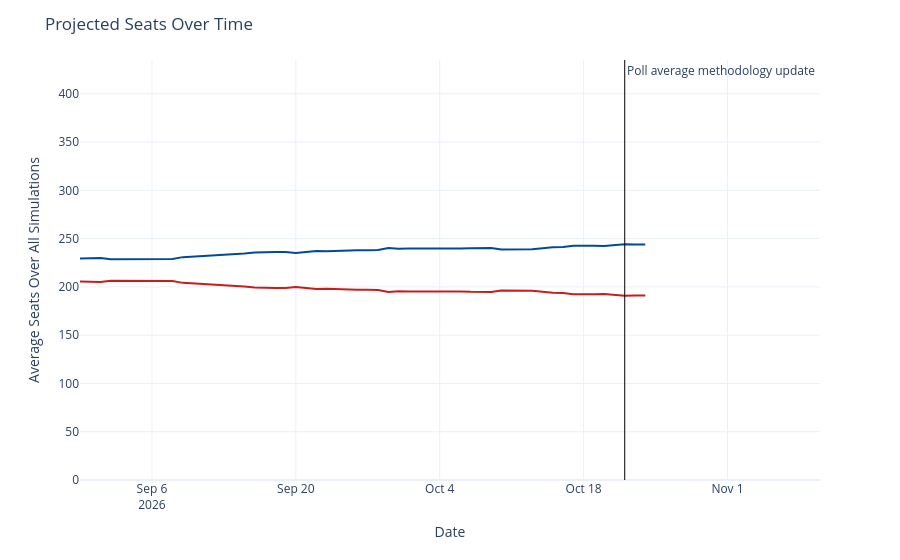

Notebook cell for this chart:
### Code cell
seats_over_time = output_ts[(output_ts['geo'] == 'US House') &
                             (output_ts['type'] == 'seats')]
seats_over_time['rep_seats'] = seats_over_time['y'].map(lambda x: 435 - x)
seats_over_time = seats_over_time.rename({'y': 'Democrats', 'rep_seats': 'Republicans'}, axis=1)
seats_time_ser = px.line(seats_over_time, x='date', y=['Democrats', 'Republicans'], template='plotly_white',
                        color_discrete_map={'Democrats': '#004b97', 'Republicans': '#c71e1d'},)
seats_time_ser.update_traces(hovertemplate="%{y:.1f}")
seats_time_ser.update_layout(
    xaxis=dict(range=[pd.to_datetime('2026-08-30'), pd.to_datetime('2026-11-10')]),
    yaxis=dict(range=[0, 435]),
    xaxis_title='Date',
    yaxis_title='Average Seats Over All Simulations',
    title=dict(text="Projected Seats Over Time"),
    hovermode="x",
    showlegend=False
)
seats_time_ser.add_vline(x=pd.to_datetime('2026-10-22').timestamp() * 1000, line_width=1, line_color='black',
                          annotation_text='Poll average methodology update', annotation_position='top right')
seats_time_ser

### Figure 1 — Plotly figure (JSON) as saved in the notebook; plotly's stock layout.template omitted (floating-point values rounded to 4 significant figures)
{"data": [{"hovertemplate": "%{y:.1f}", "legendgroup": "Democrats", "line": {"color": "#004b97", "dash": "solid"}, "marker": {"symbol": "circle"}, "mode": "lines", "name": "Democrats", "orientation": "v", "showlegend": true, "type": "scatter", "x": ["2026-08-30", "2026-08-31", "2026-09-01", "2026-09-02", "2026-09-03", "2026-09-04", "2026-09-05", "2026-09-06", "2026-09-07", "2026-09-08", "2026-09-09", "2026-09-14", "2026-09-15", "2026-09-16", "2026-09-17", "2026-09-18", "2026-09-19", "2026-09-20", "2026-09-21", "2026-09-22", "2026-09-23", "2026-09-24", "2026-09-25", "2026-09-26", "2026-09-27", "2026-09-28", "2026-09-29", "2026-09-30", "2026-10-01", "2026-10-02", "2026-10-03", "2026-10-04", "2026-10-05", "2026-10-06", "2026-10-07", "2026-10-08", "2026-10-09", "2026-10-10", "2026-10-11", "2026-10-12", "2026-10-13", "2026-10-15", "2026-10-16", "2026-10-17", "2026-10-18", "2026-10-19", "2026-10-20", "2026-10-21", "2026-10-22", "2026-10-23", "2026-10-24"], "xaxis": "x", "y": [229.4, 230.0, 230.0, 228.5, 228.5, 228.7, 228.7, 228.9, 228.8, 228.9, 230.8, 233.6, 234.7, 235.7, 236.2, 236.1, 236.0, 235.0, 236.2, 237.2, 236.9, 237.4, 237.9, 237.9, 237.9, 238.2, 240.4, 239.5, 239.7, 239.6, 239.5, 239.7, 239.8, 239.7, 240.1, 240.1, 240.2, 238.8, 238.7, 238.7, 238.9, 240.9, 241.3, 242.6, 242.9, 242.5, 242.4, 243.5, 244.2, 243.8, 244.0], "yaxis": "y"}, {"hovertemplate": "%{y:.1f}", "legendgroup": "Republicans", "line": {"color": "#c71e1d", "dash": "solid"}, "marker": {"symbol": "circle"}, "mode": "lines", "name": "Republicans", "orientation": "v", "showlegend": true, "type": "scatter", "x": ["2026-08-30", "2026-08-31", "2026-09-01", "2026-09-02", "2026-09-03", "2026-09-04", "2026-09-05", "2026-09-06", "2026-09-07", "2026-09-08", "2026-09-09", "2026-09-14", "2026-09-15", "2026-09-16", "2026-09-17", "2026-09-18", "2026-09-19", "2026-09-20", "2026-09-21", "2026-09-22", "2026-09-23", "2026-09-24", "2026-09-25", "2026-09-26", "2026-09-27", "2026-09-28", "2026-09-29", "2026-09-30", "2026-10-01", "2026-10-02", "2026-10-03", "2026-10-04", "2026-10-05", "2026-10-06", "2026-10-07", "2026-10-08", "2026-10-09", "2026-10-10", "2026-10-11", "2026-10-12", "2026-10-13", "2026-10-15", "2026-10-16", "2026-10-17", "2026-10-18", "2026-10-19", "2026-10-20", "2026-10-21", "2026-10-22", "2026-10-23", "2026-10-24"], "xaxis": "x", "y": [205.6, 205.0, 205.0, 206.5, 206.5, 206.3, 206.3, 206.1, 206.2, 206.1, 204.2, 201.4, 200.3, 199.3, 198.8, 198.9, 199.0, 200.0, 198.8, 197.8, 198.1, 197.6, 197.1, 197.1, 197.1, 196.8, 194.6, 195.5, 195.3, 195.4, 195.5, 195.3, 195.2, 195.3, 194.9, 194.9, 194.8, 196.2, 196.3, 196.3, 196.1, 194.1, 193.7, 192.4, 192.1, 192.5, 192.6, 191.5, 190.8, 191.2, 191.0], "yaxis": "y"}], "layout": {"annotations": [{"showarrow": false, "text": "Poll average methodology update", "x": 1792627200000, "xanchor": "left", "xref": "x", "y": 1, "yanchor": "top", "yref": "y domain"}], "hovermode": "x", "legend": {"title": {"text": "variable"}, "tracegroupgap": 0}, "margin": {"t": 60}, "shapes": [{"line": {"color": "black", "width": 1}, "type": "line", "x0": 1792627200000, "x1": 1792627200000, "xref": "x", "y0": 0, "y1": 1, "yref": "y domain"}], "showlegend": false, "title": {"text": "Projected Seats Over Time"}, "xaxis": {"anchor": "y", "domain": [0, 1], "range": ["2026-08-30T00:00:00", "2026-11-10T00:00:00"], "title": {"text": "Date"}}, "yaxis": {"anchor": "x", "domain": [0, 1], "range": [0, 435], "title": {"text": "Average Seats Over All Simulations"}}}}
